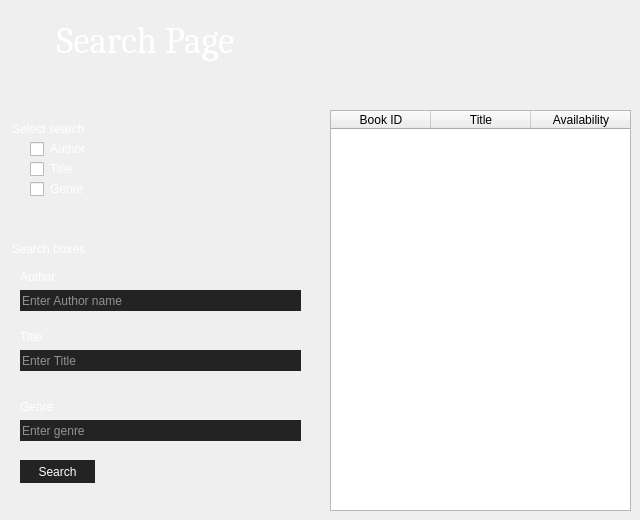
            <widget class="QWidget" name="page_search">
             <widget class="QLabel" name="label_2">
              <property name="geometry">
               <rect>
                <x>20</x>
                <y>10</y>
                <width>251</width>
                <height>61</height>
               </rect>
              </property>
              <property name="font">
               <font>
                <family>Cambria</family>
                <pointsize>28</pointsize>
               </font>
              </property>
              <property name="styleSheet">
               <string notr="true">color: #FFF</string>
              </property>
              <property name="text">
               <string>Search Page</string>
              </property>
              <property name="alignment">
               <set>Qt::AlignCenter</set>
              </property>
             </widget>
             <widget class="QGroupBox" name="groupBox">
              <property name="geometry">
               <rect>
                <x>10</x>
                <y>120</y>
                <width>241</width>
                <height>101</height>
               </rect>
              </property>
              <property name="styleSheet">
               <string notr="true">color: rgb(255, 255, 255);
border: none;</string>
              </property>
              <property name="title">
               <string>Select search </string>
              </property>
              <widget class="QCheckBox" name="checkBox">
               <property name="geometry">
                <rect>
                 <x>20</x>
                 <y>20</y>
                 <width>70</width>
                 <height>18</height>
                </rect>
               </property>
               <property name="text">
                <string>Author</string>
               </property>
              </widget>
              <widget class="QCheckBox" name="checkBox_2">
               <property name="geometry">
                <rect>
                 <x>20</x>
                 <y>40</y>
                 <width>70</width>
                 <height>18</height>
                </rect>
               </property>
               <property name="text">
                <string>Title</string>
               </property>
              </widget>
              <widget class="QCheckBox" name="checkBox_3">
               <property name="geometry">
                <rect>
                 <x>20</x>
                 <y>60</y>
                 <width>70</width>
                 <height>18</height>
                </rect>
               </property>
               <property name="text">
                <string>Genre</string>
               </property>
              </widget>
             </widget>
             <widget class="QGroupBox" name="groupBox_2">
              <property name="geometry">
               <rect>
                <x>10</x>
                <y>240</y>
                <width>311</width>
                <height>261</height>
               </rect>
              </property>
              <property name="styleSheet">
               <string notr="true">color: rgb(255, 255, 255);
border: none;</string>
              </property>
              <property name="title">
               <string>Search boxes</string>
              </property>
              <widget class="QLineEdit" name="lineEdit">
               <property name="enabled">
                <bool>false</bool>
               </property>
               <property name="geometry">
                <rect>
                 <x>10</x>
                 <y>50</y>
                 <width>281</width>
                 <height>21</height>
                </rect>
               </property>
               <property name="styleSheet">
                <string notr="true">color: rgb(255, 255, 255);
background-color: rgb(35, 35, 35);</string>
               </property>
               <property name="placeholderText">
                <string>Enter Author name</string>
               </property>
              </widget>
              <widget class="QLineEdit" name="lineEdit_2">
               <property name="enabled">
                <bool>false</bool>
               </property>
               <property name="geometry">
                <rect>
                 <x>10</x>
                 <y>110</y>
                 <width>281</width>
                 <height>21</height>
                </rect>
               </property>
               <property name="styleSheet">
                <string notr="true">color: rgb(255, 255, 255);
background-color: rgb(35, 35, 35);</string>
               </property>
               <property name="placeholderText">
                <string>Enter Title</string>
               </property>
              </widget>
              <widget class="QLineEdit" name="lineEdit_3">
               <property name="enabled">
                <bool>false</bool>
               </property>
               <property name="geometry">
                <rect>
                 <x>10</x>
                 <y>180</y>
                 <width>281</width>
                 <height>21</height>
                </rect>
               </property>
               <property name="styleSheet">
                <string notr="true">color: rgb(255, 255, 255);
background-color: rgb(35, 35, 35);</string>
               </property>
               <property name="placeholderText">
                <string>Enter genre</string>
               </property>
              </widget>
              <widget class="QLabel" name="label_4">
               <property name="geometry">
                <rect>
                 <x>10</x>
                 <y>30</y>
                 <width>47</width>
                 <height>14</height>
                </rect>
               </property>
               <property name="text">
                <string>Author</string>
               </property>
              </widget>
              <widget class="QLabel" name="label_5">
               <property name="geometry">
                <rect>
                 <x>10</x>
                 <y>160</y>
                 <width>47</width>
                 <height>14</height>
                </rect>
               </property>
               <property name="text">
                <string>Genre</string>
               </property>
              </widget>
              <widget class="QLabel" name="label_6">
               <property name="geometry">
                <rect>
                 <x>10</x>
                 <y>90</y>
                 <width>47</width>
                 <height>14</height>
                </rect>
               </property>
               <property name="text">
                <string>Title</string>
               </property>
              </widget>
              <widget class="QPushButton" name="pushButton_2">
               <property name="geometry">
                <rect>
                 <x>10</x>
                 <y>220</y>
                 <width>75</width>
                 <height>23</height>
                </rect>
               </property>
               <property name="styleSheet">
                <string notr="true">QPushButton{
	background-color: rgb(35, 35, 35);
	border: none;
}
QPushButton:hover {
	background-color: rgb(0, 170, 255);
}
</string>
               </property>
               <property name="text">
                <string>Search</string>
               </property>
              </widget>
             </widget>
             <widget class="QTableWidget" name="tableWidget">
              <property name="geometry">
               <rect>
                <x>330</x>
                <y>110</y>
                <width>301</width>
                <height>401</height>
               </rect>
              </property>
              <property name="horizontalScrollBarPolicy">
               <enum>Qt::ScrollBarAlwaysOff</enum>
              </property>
              <property name="showGrid">
               <bool>false</bool>
              </property>
              <property name="rowCount">
               <number>0</number>
              </property>
              <column>
               <property name="text">
                <string>Book ID</string>
               </property>
              </column>
              <column>
               <property name="text">
                <string>Title</string>
               </property>
              </column>
              <column>
               <property name="text">
                <string>Availability</string>
               </property>
              </column>
             </widget>
            </widget>
